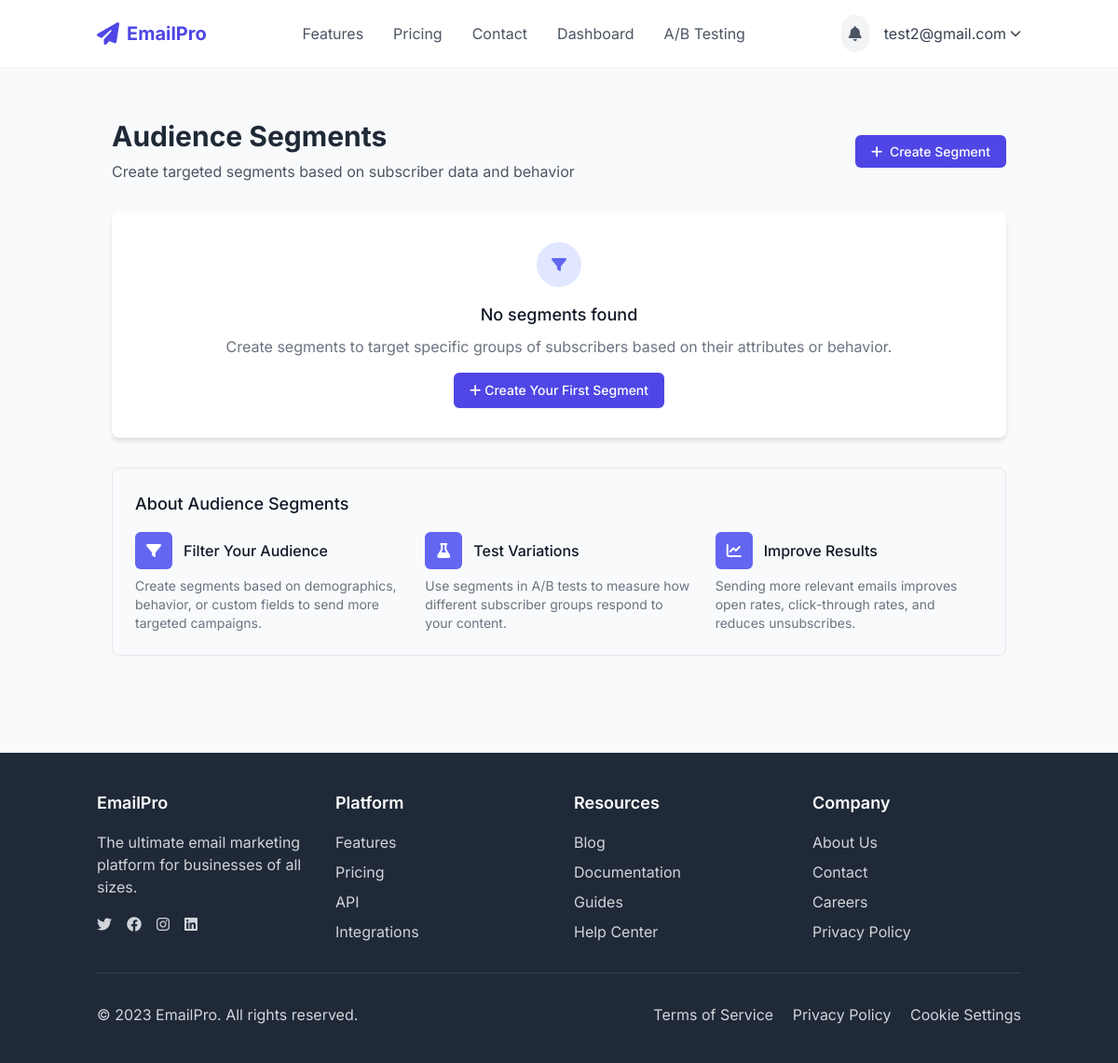
Page /segments/ (signed in) on the earlier database version.
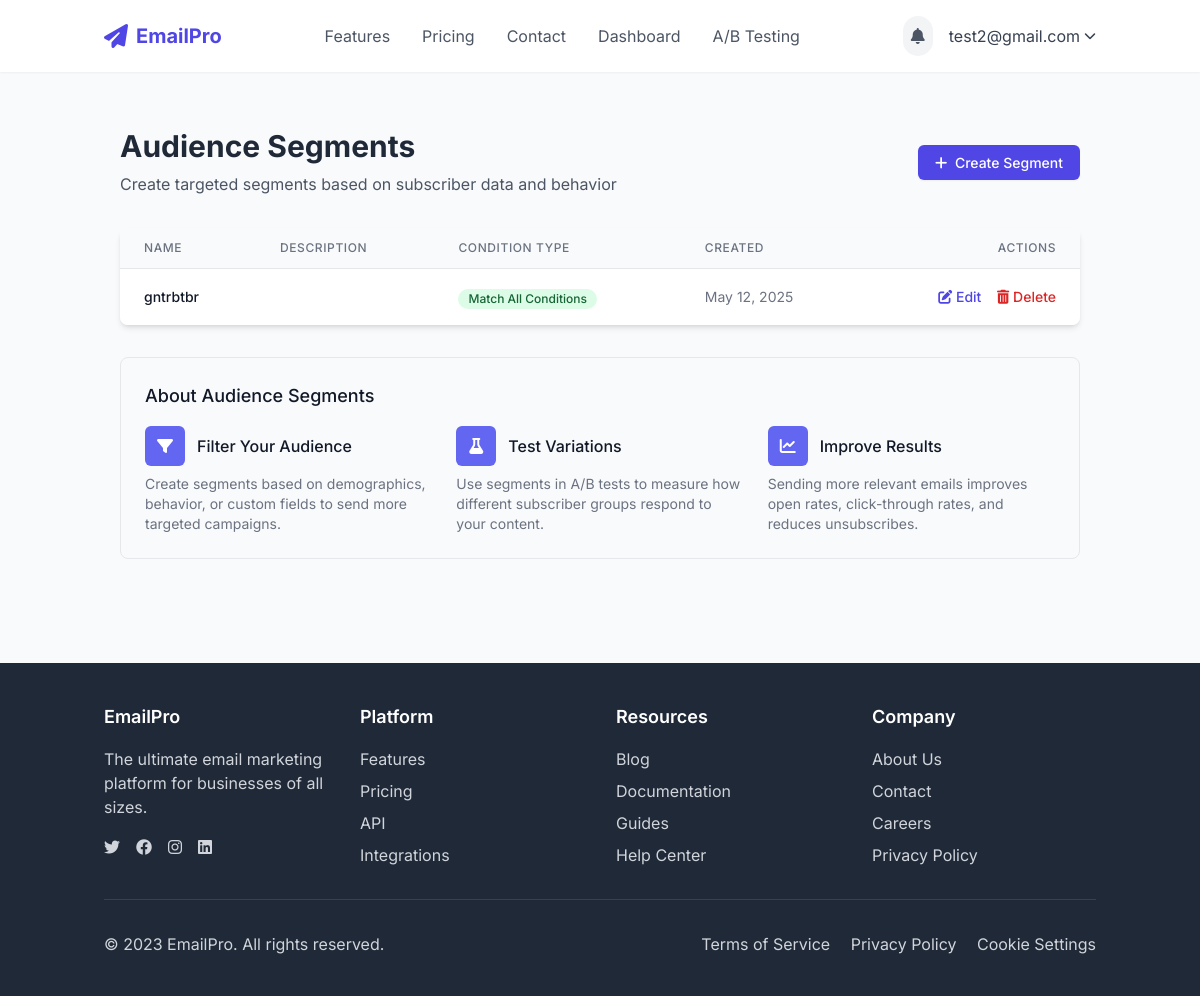
Same page on the later database version.
### marketing/models.py (models this page shows, shortened)
class Segment(models.Model):
    CONDITION_TYPES = [
        ('all', 'Match All Conditions'),
        ('any', 'Match Any Condition'),
    ]
    owner = models.ForeignKey(settings.AUTH_USER_MODEL, on_delete=models.CASCADE, related_name='segments')
    name = models.CharField(max_length=100)
    description = models.TextField(blank=True)
    condition_type = models.CharField(max_length=10, choices=CONDITION_TYPES, default='all')
    conditions = models.JSONField(default=dict, help_text="JSON structure of filter conditions")
    created_at = models.DateTimeField(auto_now_add=True)
    updated_at = models.DateTimeField(auto_now=True)
    class Meta:
        ordering = ['name']

### marketing/views.py (the view)
# urls.py: path('segments/', views.segment_list, name='segment_list'),
@login_required
def segment_list(request):
    segments = Segment.objects.filter(owner=request.user).order_by('name')
    return render(request, 'marketing/segment_list.html', {'segments': segments})

### templates/marketing/segment_list.html (shortened to what the changed rows need)
{% extends 'base.html' %}
{% load static %}
{% block content %}
<div class="container mx-auto px-4 py-8">
  <div class="mb-8 flex flex-col md:flex-row md:items-center md:justify-between">
    <div>
      <h1 class="text-3xl font-bold text-gray-800">Audience Segments</h1>
    </div>
  </div>
  <div class="bg-white rounded-lg shadow-md overflow-hidden">
    {% if segments %}
    <table class="min-w-full divide-y divide-gray-200">
      <thead class="bg-gray-50">
        <tr>
          <th scope="col" class="px-6 py-3 text-left text-xs font-medium text-gray-500 uppercase tracking-wider">Name</th>
          <th scope="col" class="px-6 py-3 text-left text-xs font-medium text-gray-500 uppercase tracking-wider">Description</th>
          <th scope="col" class="px-6 py-3 text-left text-xs font-medium text-gray-500 uppercase tracking-wider">Condition Type</th>
          <th scope="col" class="px-6 py-3 text-left text-xs font-medium text-gray-500 uppercase tracking-wider">Created</th>
          <th scope="col" class="px-6 py-3 text-right text-xs font-medium text-gray-500 uppercase tracking-wider">Actions</th>
        </tr>
      </thead>
      <tbody class="bg-white divide-y divide-gray-200">
        {% for segment in segments %}
        <tr class="hover:bg-gray-50">
          <td class="px-6 py-4 whitespace-nowrap">
            <div class="text-sm font-medium text-gray-900">{{ segment.name }}</div>
          </td>
          <td class="px-6 py-4">
          </td>
          <td class="px-6 py-4 whitespace-nowrap">
            <span class="inline-flex items-center px-2.5 py-0.5 rounded-full text-xs font-medium {% if segment.condition_type == 'all' %}bg-green-100 text-green-800{% else %}bg-blue-100 text-blue-800{% endif %}">
              {{ segment.get_condition_type_display }}
            </span>
          </td>
          <td class="px-6 py-4 whitespace-nowrap text-sm text-gray-500">
            {{ segment.created_at|date:"M d, Y" }}
          </td>
          <td class="px-6 py-4 whitespace-nowrap text-right text-sm font-medium">
            <a href="{% url 'edit_segment' pk=segment.pk %}" class="text-indigo-600 hover:text-indigo-900 mr-3">
              <i class="fas fa-edit"></i> Edit
            </a>
            <a href="{% url 'delete_segment' pk=segment.pk %}" class="text-red-600 hover:text-red-900">
              <i class="fas fa-trash-alt"></i> Delete
            </a>
          </td>
        </tr>
        {% endfor %}
      </tbody>
    </table>
    {% else %}
    <div class="p-8 text-center">
      <div class="mx-auto w-12 h-12 flex items-center justify-center bg-indigo-100 text-indigo-500 rounded-full mb-4">
        <i class="fas fa-filter"></i>
      </div>
      <h3 class="text-lg font-medium text-gray-900 mb-2">No segments found</h3>
      <p class="text-gray-500 mb-4">Create segments to target specific groups of subscribers based on their attributes or behavior.</p>
      <a href="{% url 'create_segment' %}" class="inline-flex items-center px-4 py-2 border border-transparent text-sm font-medium rounded-md shadow-sm text-white bg-indigo-600 hover:bg-indigo-700 focus:outline-none focus:ring-2 focus:ring-offset-2 focus:ring-indigo-500">
        <i class="fas fa-plus mr-1"></i> Create Your First Segment
      </a>
    </div>
    {% endif %}
  </div>
  <div class="mt-8 bg-gray-50 rounded-lg border p-6">
    <h2 class="text-lg font-medium text-gray-900 mb-4">About Audience Segments</h2>
  </div>
</div>
{% endblock %}

Differences in the rows shown:
added Segment: name "gntrbtbr", condition_type "Match All Conditions", created_at "May 12, 2025"
Other differences:
text no longer shown: "No segments found Create segments to target specific groups of subscribers based on their attributes or behavior. Create Your First Segment"
text now shown: "NAME DESCRIPTION CONDITION TYPE CREATED ACTIONS"
